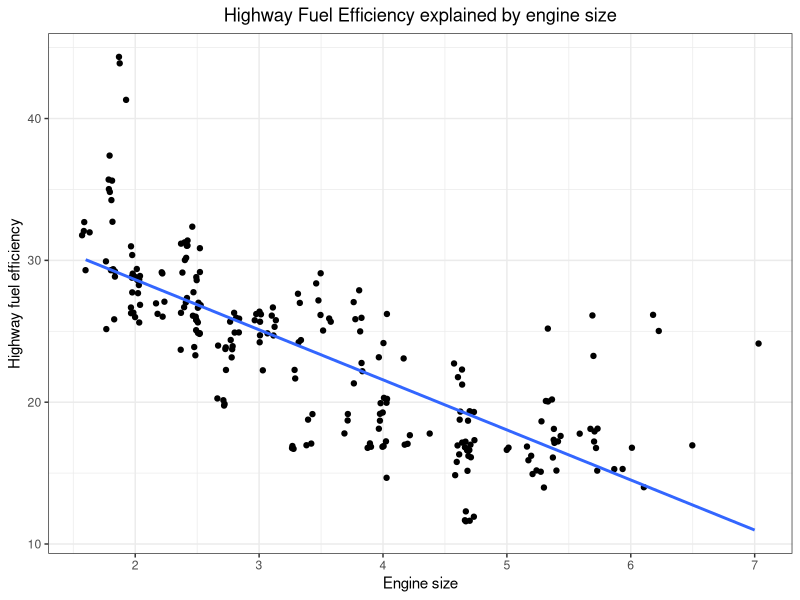
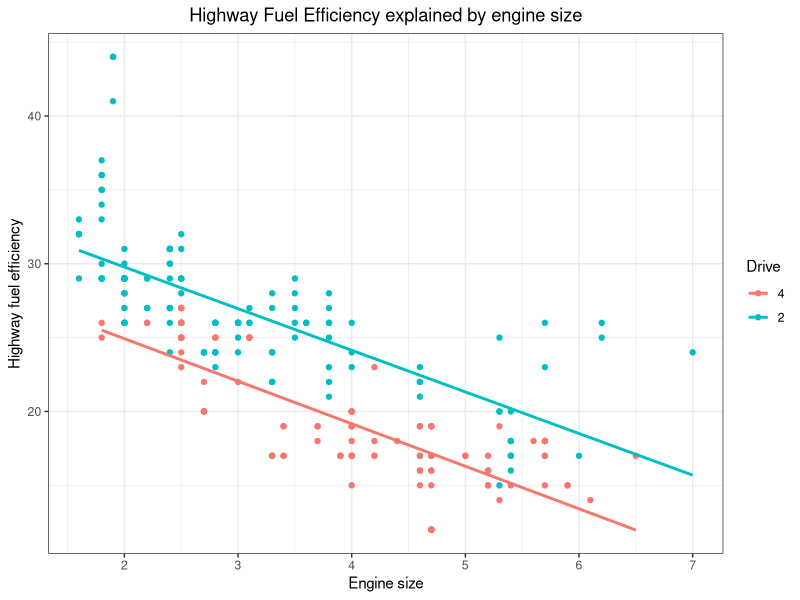

Source code (R) for these figures, in order:
library(tidyverse)

?mpg

# Plotting displ vs hwy
mpg %>% 
  ggplot(aes(x = displ, y = hwy)) + 
  geom_jitter() +
  geom_smooth(method = lm, se = F) +
  theme_bw() +
  labs(title = "Highway Fuel Efficiency explained by engine size",
       x = "Engine size", y = "Highway fuel efficiency") +
  theme(plot.title = element_text(hjust = 0.5))

# simple linear regression
lm(hwy ~ displ, data = mpg) %>% 
  summary()
# In this simple linear regression, R-squared value is 0.5868
# It means 58% of change in highway fuel efficiency can be explained by engine size
# This model is 58 % explanatory


# Adding categorical variable drv with 2 categories: 4_wheeler and 2_wheeler
mpg %>% 
  mutate(drv = fct_recode(drv, "2" = "f", "2" = "r")) %>%
  ggplot(aes(displ, hwy, color = drv)) +
  geom_point() +
  geom_smooth(method = lm, se = F) +
  theme_bw() +
  labs(title = "Highway Fuel Efficiency explained by engine size",
       x = "Engine size", y = "Highway fuel efficiency",
       color = "Drive") +
  theme(plot.title = element_text(hjust = 0.5))

# multiple linear regression  
mpg %>% 
  mutate(drv = fct_recode(drv, "2" = "f", "2" = "r")) %>% 
  lm(hwy ~ displ + drv, data = .) %>% 
  summary()
# in this multiple linear regression, adjusted R-squared value is 0.733
# This means 73% of change in highway fuel efficiency can be explained by both engine size an drive in combination.
# This model is 73% explanatory

# Therefore, adding variable makes the model more explanatory, more improved.

# method 1:
# Adding incrementally one variable at a time, we build up a model getting better and better
# until by adding an additional variable, we see no improvement. It doesn't get any better. Let's top there.

# You can do the other way around.
# method 2:
# You can start with all of the variables and then remove one variable at a time
# As you remove them, initially makes no difference, makes no difference,
# then, eventually as you start removing them the model gets weaker and 
# then, you sort of know where I should stop removing them


######## AKAIKE criteria


library(MASS)
?swiss
View(swiss)
glimpse(swiss)

lm(Fertility ~ . , data = swiss) %>% 
  step(direction = "backward", trace = 0) %>% 
  summary()
# Adjusted R-squared:  0.6707. This model has an explanatory power of 67%
# 67% of Fertility can be explained by these set of variables (all variables in the data set)

# Fertility is the outcome variable
# Fertility ~ . means Fertility explained by all of the variables
# direction = backward or forward is either method 1 or method 2
# trace = 0 to see the final answer, not want to see all of workings in every steps

lm(Fertility ~ . , data = swiss) %>% 
  step(direction = "backward") %>% 
  summary()



lm(Fertility ~ . , data = swiss) %>% 
  step(direction = "forward", trace = 0) %>% 
  summary()

lm(Fertility ~ . , data = swiss) %>% 
  step(direction = "forward") %>% 
  summary()























